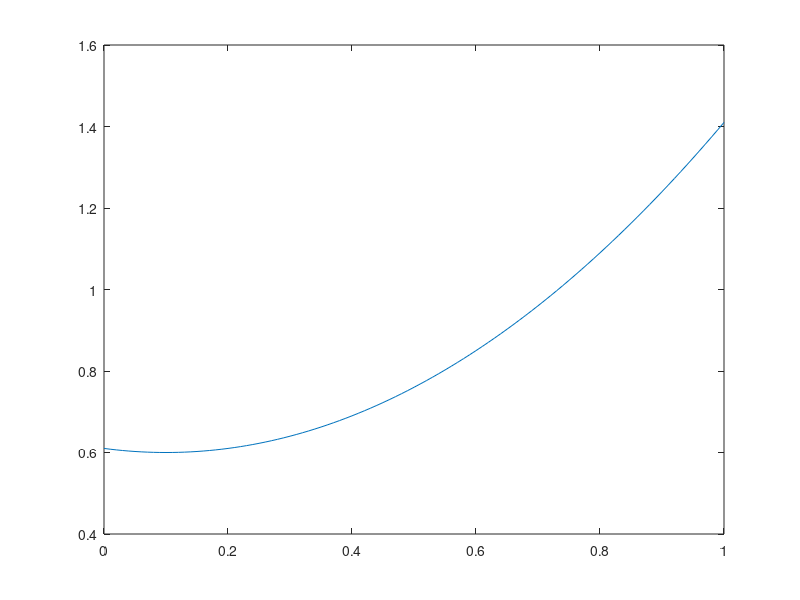

Recreate this plot in MATLAB.
function lab1()

    global calls;
    calls = 0;
    a = 0;
    b = 1;
    eps = power(10, -6);
    delta = (b-a)/ 4;
    x0 = a;
    f0 = f(x0);
    
    N = 0;
        
    while 1
        x1 = x0 + delta;
        f1= f(x1);
        N = N+1;
        fprintf('#%d - x: %20.15f, f(x): %20.15f\n', N, x1, f1);
        if (f0 > f1) 
           x0 = x1;
           f0 = f1;
           if (x0 > a && x0 < b)
                continue;
           end
        end
        
        if (abs(delta) <= eps) 
            break
        else 
            x0=x1; 
            f0=f1;
            delta = - delta / 4;
        end
    end
        
 
    xres = x0;
    fres = f0;
    
    print_result(a, b , eps, xres, fres);
    
    x = a: 1e-2: b;
    fx = f(x);
    plot(x, fx);
end

function y = f(x)
   global calls;
    %y = tan( (2*power(x, 4)- 5*x + 6) ./ 8) + atan((7*power(x, 2) - 11*x + 1 - sqrt(2))./ (-7*power(x, 2) + 11*x + sqrt(2)));
    %y = (1-cos(x-0.777)).^4;
    y = power(x - 0.1, 2) + 0.6;
    calls = calls+1;
end

function print_result(a, b, eps, x, fres)
        global calls;
   
   
        fprintf('[%d, %d]; eps=%20.15f; x = %20.15f ; f(x): %20.15f\n', a, b, eps, x, fres);
        
        fprintf('Calls count: %d\n', calls);

end